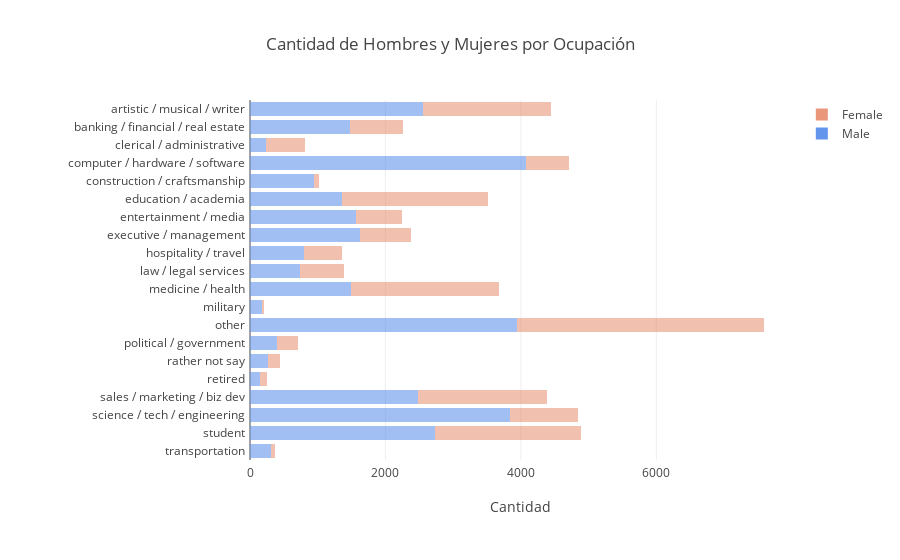

The notebook cell this image was saved under:
### Code cell
trace1 = go.Bar(
    y=jobs_m,
    x=[len(df_m[df_m.job==x])  for x in jobs_m],
    marker=dict(color="cornflowerblue",
            opacity=0.6),name='Male',orientation='h'
)
trace2 = go.Bar(
    y=jobs_f,
    x=[len(df_f[df_f.job==x])  for x in jobs_f],
    marker=dict(color="darksalmon",
            opacity=0.6),
    name='Female',orientation='h'
)

data = [trace1, trace2]
layout = go.Layout(
    barmode='stack', margin=go.layout.Margin(
        l=250,
        r=50,
        b=100,
        t=100,
        pad=4
    ),
    title = 'Cantidad de Hombres y Mujeres por Ocupación',
              xaxis = dict(title = 'Cantidad')
              
)

fig = go.Figure(data=data, layout=layout)
iplot(fig)

### Figure 1 — Plotly figure (JSON) as saved in the notebook; plotly's stock layout.template omitted (floating-point values rounded to 4 significant figures)
{"data": [{"marker": {"color": "cornflowerblue", "opacity": 0.6}, "name": "Male", "orientation": "h", "type": "bar", "uid": "5f67919d-b0db-4740-a4f4-7e4d51331d41", "x": [308, 2731, 3832, 2475, 144, 265, 398, 3945, 182, 1493, 741, 794, 1618, 1569, 1358, 940, 4068, 233, 1476, 2557], "y": ["transportation", "student", "science / tech / engineering", "sales / marketing / biz dev", "retired", "rather not say", "political / government", "other", "military", "medicine / health", "law / legal services", "hospitality / travel", "executive / management", "entertainment / media", "education / academia", "construction / craftsmanship", "computer / hardware / software", "clerical / administrative", "banking / financial / real estate", "artistic / musical / writer"]}, {"marker": {"color": "darksalmon", "opacity": 0.6}, "name": "Female", "orientation": "h", "type": "bar", "uid": "dcf888e9-4b31-4af6-a8cb-037a8a2e60af", "x": [58, 2151, 1016, 1916, 106, 171, 310, 3644, 22, 2187, 640, 570, 755, 681, 2155, 81, 641, 572, 790, 1882], "y": ["transportation", "student", "science / tech / engineering", "sales / marketing / biz dev", "retired", "rather not say", "political / government", "other", "military", "medicine / health", "law / legal services", "hospitality / travel", "executive / management", "entertainment / media", "education / academia", "construction / craftsmanship", "computer / hardware / software", "clerical / administrative", "banking / financial / real estate", "artistic / musical / writer"]}], "layout": {"barmode": "stack", "margin": {"b": 100, "l": 250, "pad": 4, "r": 50, "t": 100}, "title": {"text": "Cantidad de Hombres y Mujeres por Ocupación"}, "xaxis": {"title": {"text": "Cantidad"}}}}
